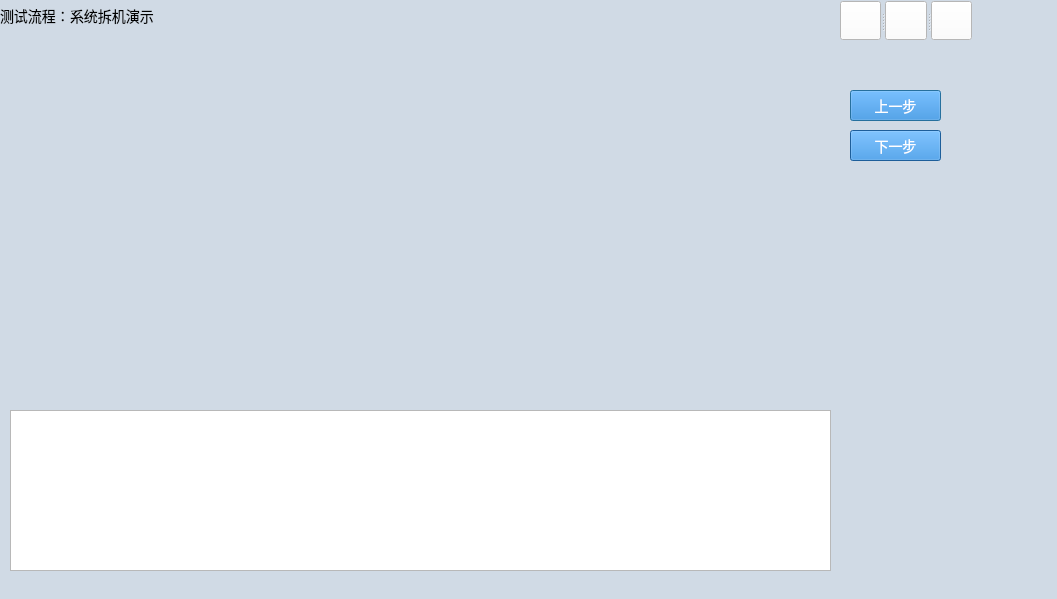
<?xml version="1.0" encoding="UTF-8"?>
<ui version="4.0">
 <class>Dialog</class>
 <widget class="QDialog" name="Dialog">
  <property name="geometry">
   <rect>
    <x>0</x>
    <y>0</y>
    <width>1057</width>
    <height>599</height>
   </rect>
  </property>
  <property name="font">
   <font>
    <family>Microsoft YaHei</family>
    <pointsize>14</pointsize>
   </font>
  </property>
  <property name="windowTitle">
   <string>Dialog</string>
  </property>
  <property name="styleSheet">
   <string notr="true">QDialog{
background-color:#D0DAE5;
}
QTextBrower{
background-color:#D0DAE5;
}

QHeaderView{
background-color:#D0DAE5;
}

QLabel{
font-size:14px;
font-family:Microsoft YaHei;
}

QPushButton{         /*按钮自适应拉伸背景*/
border-width: 2px 15px 2px 15px;
background-color:#2884D8;
color: #FFFFFF;
font-size:14px;
font-family:Microsoft YaHei;
}</string>
  </property>
  <widget class="QWidget" name="gridLayoutWidget">
   <property name="geometry">
    <rect>
     <x>0</x>
     <y>40</y>
     <width>1051</width>
     <height>551</height>
    </rect>
   </property>
   <layout class="QGridLayout" name="gridLayout">
    <property name="sizeConstraint">
     <enum>QLayout::SetDefaultConstraint</enum>
    </property>
    <item row="0" column="0">
     <widget class="QStackedWidget" name="stackedWidget">
      <property name="font">
       <font>
        <family>Microsoft YaHei</family>
        <pointsize>14</pointsize>
       </font>
      </property>
      <widget class="QWidget" name="page_disassemble">
       <widget class="QLabel" name="label_disassemble_imageview">
        <property name="geometry">
         <rect>
          <x>10</x>
          <y>10</y>
          <width>821</width>
          <height>341</height>
         </rect>
        </property>
        <property name="text">
         <string/>
        </property>
        <property name="textFormat">
         <enum>Qt::RichText</enum>
        </property>
        <property name="scaledContents">
         <bool>false</bool>
        </property>
        <property name="alignment">
         <set>Qt::AlignCenter</set>
        </property>
       </widget>
       <widget class="QPushButton" name="pushButton_disassemble_previous">
        <property name="geometry">
         <rect>
          <x>850</x>
          <y>50</y>
          <width>91</width>
          <height>31</height>
         </rect>
        </property>
        <property name="text">
         <string>上一步</string>
        </property>
       </widget>
       <widget class="QPushButton" name="pushButton_disassemble_next">
        <property name="geometry">
         <rect>
          <x>850</x>
          <y>90</y>
          <width>91</width>
          <height>31</height>
         </rect>
        </property>
        <property name="text">
         <string>下一步</string>
        </property>
       </widget>
       <widget class="QTextBrowser" name="textBrowser_disassemble">
        <property name="geometry">
         <rect>
          <x>10</x>
          <y>370</y>
          <width>821</width>
          <height>161</height>
         </rect>
        </property>
        <property name="font">
         <font>
          <family>Adobe Devanagari</family>
          <pointsize>12</pointsize>
         </font>
        </property>
       </widget>
      </widget>
      <widget class="QWidget" name="page_testdevice">
       <widget class="QLabel" name="label_testdevice_imageview">
        <property name="geometry">
         <rect>
          <x>10</x>
          <y>10</y>
          <width>821</width>
          <height>341</height>
         </rect>
        </property>
        <property name="text">
         <string/>
        </property>
        <property name="scaledContents">
         <bool>false</bool>
        </property>
        <property name="alignment">
         <set>Qt::AlignCenter</set>
        </property>
       </widget>
       <widget class="QPushButton" name="pushButton_testdevice_previous">
        <property name="geometry">
         <rect>
          <x>850</x>
          <y>50</y>
          <width>91</width>
          <height>31</height>
         </rect>
        </property>
        <property name="text">
         <string>上一步</string>
        </property>
       </widget>
       <widget class="QPushButton" name="pushButton_testdevice_next">
        <property name="geometry">
         <rect>
          <x>850</x>
          <y>90</y>
          <width>91</width>
          <height>31</height>
         </rect>
        </property>
        <property name="text">
         <string>下一步</string>
        </property>
       </widget>
       <widget class="QTextBrowser" name="textBrowser_testdevice">
        <property name="geometry">
         <rect>
          <x>10</x>
          <y>370</y>
          <width>821</width>
          <height>161</height>
         </rect>
        </property>
        <property name="font">
         <font>
          <family>Adobe Devanagari</family>
          <pointsize>12</pointsize>
         </font>
        </property>
       </widget>
      </widget>
      <widget class="QWidget" name="page_testexecute">
       <widget class="QPushButton" name="pushButton_testexecute_next">
        <property name="geometry">
         <rect>
          <x>100</x>
          <y>5</y>
          <width>81</width>
          <height>25</height>
         </rect>
        </property>
        <property name="text">
         <string>下一步</string>
        </property>
       </widget>
       <widget class="QPushButton" name="pushButton_testexecute_last">
        <property name="geometry">
         <rect>
          <x>10</x>
          <y>5</y>
          <width>81</width>
          <height>25</height>
         </rect>
        </property>
        <property name="text">
         <string>上一步</string>
        </property>
       </widget>
       <widget class="QStackedWidget" name="stackedWidget_testexecute">
        <property name="geometry">
         <rect>
          <x>10</x>
          <y>50</y>
          <width>1031</width>
          <height>471</height>
         </rect>
        </property>
        <property name="font">
         <font>
          <family>Adobe Devanagari</family>
          <pointsize>12</pointsize>
         </font>
        </property>
        <property name="currentIndex">
         <number>3</number>
        </property>
        <widget class="QWidget" name="testexecute_page1">
         <widget class="QLabel" name="testexecute_page1_label">
          <property name="geometry">
           <rect>
            <x>10</x>
            <y>0</y>
            <width>70</width>
            <height>20</height>
           </rect>
          </property>
          <property name="text">
           <string>保险丝测试</string>
          </property>
          <property name="alignment">
           <set>Qt::AlignCenter</set>
          </property>
         </widget>
         <widget class="QTextBrowser" name="testexecute_page1_textBrowser">
          <property name="geometry">
           <rect>
            <x>10</x>
            <y>40</y>
            <width>911</width>
            <height>371</height>
           </rect>
          </property>
          <property name="font">
           <font>
            <family>Adobe Devanagari</family>
            <pointsize>12</pointsize>
           </font>
          </property>
         </widget>
        </widget>
        <widget class="QWidget" name="testexecute_page2">
         <property name="font">
          <font>
           <family>Adobe Devanagari</family>
           <pointsize>12</pointsize>
          </font>
         </property>
         <widget class="QLabel" name="testexecute_page2_label">
          <property name="geometry">
           <rect>
            <x>10</x>
            <y>0</y>
            <width>84</width>
            <height>20</height>
           </rect>
          </property>
          <property name="font">
           <font>
            <family>Microsoft YaHei</family>
            <pointsize>-1</pointsize>
           </font>
          </property>
          <property name="text">
           <string>电源部分测试</string>
          </property>
          <property name="alignment">
           <set>Qt::AlignCenter</set>
          </property>
         </widget>
         <widget class="QTextBrowser" name="testexecute_page2_textBrowser">
          <property name="geometry">
           <rect>
            <x>10</x>
            <y>40</y>
            <width>911</width>
            <height>371</height>
           </rect>
          </property>
          <property name="font">
           <font>
            <family>Adobe Devanagari</family>
            <pointsize>12</pointsize>
           </font>
          </property>
         </widget>
        </widget>
        <widget class="QWidget" name="testexecute_page3">
         <widget class="QTextBrowser" name="testexecute_page3_textBrowser">
          <property name="geometry">
           <rect>
            <x>157</x>
            <y>80</y>
            <width>568</width>
            <height>331</height>
           </rect>
          </property>
         </widget>
         <widget class="QLabel" name="testexecute_page3_label_2">
          <property name="geometry">
           <rect>
            <x>10</x>
            <y>0</y>
            <width>153</width>
            <height>21</height>
           </rect>
          </property>
          <property name="font">
           <font>
            <family>Microsoft YaHei</family>
            <pointsize>-1</pointsize>
           </font>
          </property>
          <property name="text">
           <string>Ping测试</string>
          </property>
         </widget>
         <widget class="QSplitter" name="splitter_2">
          <property name="geometry">
           <rect>
            <x>160</x>
            <y>40</y>
            <width>561</width>
            <height>28</height>
           </rect>
          </property>
          <property name="orientation">
           <enum>Qt::Horizontal</enum>
          </property>
          <widget class="QLabel" name="testexecute_page3_label_3">
           <property name="font">
            <font>
             <family>Microsoft YaHei</family>
             <pointsize>-1</pointsize>
            </font>
           </property>
           <property name="text">
            <string>IP地址</string>
           </property>
          </widget>
          <widget class="QLineEdit" name="testexecute_page3_lineEdit"/>
          <widget class="QPushButton" name="testexecute_page3_pushButton">
           <property name="text">
            <string>ping</string>
           </property>
          </widget>
         </widget>
        </widget>
        <widget class="QWidget" name="testexecute_page4">
         <widget class="QGroupBox" name="groupBox_3">
          <property name="geometry">
           <rect>
            <x>20</x>
            <y>20</y>
            <width>191</width>
            <height>191</height>
           </rect>
          </property>
          <property name="font">
           <font>
            <family>Adobe Devanagari</family>
            <pointsize>9</pointsize>
           </font>
          </property>
          <property name="title">
           <string>交换机类型</string>
          </property>
          <widget class="QSplitter" name="splitter_5">
           <property name="geometry">
            <rect>
             <x>10</x>
             <y>20</y>
             <width>181</width>
             <height>161</height>
            </rect>
           </property>
           <property name="orientation">
            <enum>Qt::Vertical</enum>
           </property>
           <widget class="QListWidget" name="listWidget_2">
            <item>
             <property name="text">
              <string>ECOM-NS-2</string>
             </property>
            </item>
            <item>
             <property name="text">
              <string>其他交换机</string>
             </property>
            </item>
           </widget>
           <widget class="QSplitter" name="splitter_7">
            <property name="orientation">
             <enum>Qt::Horizontal</enum>
            </property>
            <widget class="QPushButton" name="testexecute_page4_pushButton_execute">
             <property name="text">
              <string>执行测试</string>
             </property>
            </widget>
            <widget class="QPushButton" name="testexecute_page4_pushButton_last">
             <property name="text">
              <string>上一步</string>
             </property>
            </widget>
            <widget class="QPushButton" name="testexecute_page4_pushButton_next">
             <property name="text">
              <string>下一步</string>
             </property>
            </widget>
           </widget>
          </widget>
         </widget>
         <widget class="QWidget" name="layoutWidget">
          <property name="geometry">
           <rect>
            <x>230</x>
            <y>30</y>
            <width>791</width>
            <height>235</height>
           </rect>
          </property>
          <layout class="QGridLayout" name="gridLayout_5">
           <item row="1" column="0">
            <widget class="QGroupBox" name="testexecute_page4_groupBox_ip_port2">
             <property name="font">
              <font>
               <family>Microsoft YaHei</family>
               <pointsize>9</pointsize>
              </font>
             </property>
             <property name="title">
              <string>IP误码仪测试端口2</string>
             </property>
             <layout class="QGridLayout" name="gridLayout_6">
              <item row="1" column="6">
               <widget class="QCheckBox" name="ip_port2_checkBox_lan15">
                <property name="font">
                 <font>
                  <family>Microsoft YaHei</family>
                  <pointsize>12</pointsize>
                 </font>
                </property>
                <property name="text">
                 <string>LAN15</string>
                </property>
               </widget>
              </item>
              <item row="0" column="2">
               <widget class="QCheckBox" name="ip_port2_checkBox_lan3">
                <property name="font">
                 <font>
                  <family>Microsoft YaHei</family>
                  <pointsize>12</pointsize>
                 </font>
                </property>
                <property name="text">
                 <string>LAN3</string>
                </property>
               </widget>
              </item>
              <item row="0" column="0">
               <widget class="QCheckBox" name="ip_port2_checkBox_lan1">
                <property name="font">
                 <font>
                  <family>Microsoft YaHei</family>
                  <pointsize>12</pointsize>
                 </font>
                </property>
                <property name="text">
                 <string>LAN1</string>
                </property>
               </widget>
              </item>
              <item row="0" column="4">
               <widget class="QCheckBox" name="ip_port2_checkBox_lan5">
                <property name="font">
                 <font>
                  <family>Microsoft YaHei</family>
                  <pointsize>12</pointsize>
                 </font>
                </property>
                <property name="text">
                 <string>LAN5</string>
                </property>
               </widget>
              </item>
              <item row="0" column="3">
               <widget class="QCheckBox" name="ip_port2_checkBox_lan4">
                <property name="font">
                 <font>
                  <family>Microsoft YaHei</family>
                  <pointsize>12</pointsize>
                 </font>
                </property>
                <property name="text">
                 <string>LAN4</string>
                </property>
               </widget>
              </item>
              <item row="1" column="7">
               <widget class="QCheckBox" name="ip_port2_checkBox_lan16">
                <property name="font">
                 <font>
                  <family>Microsoft YaHei</family>
                  <pointsize>12</pointsize>
                 </font>
                </property>
                <property name="text">
                 <string>LAN16</string>
                </property>
               </widget>
              </item>
              <item row="1" column="1">
               <widget class="QCheckBox" name="ip_port2_checkBox_lan10">
                <property name="font">
                 <font>
                  <family>Microsoft YaHei</family>
                  <pointsize>12</pointsize>
                 </font>
                </property>
                <property name="text">
                 <string>LAN10</string>
                </property>
               </widget>
              </item>
              <item row="0" column="5">
               <widget class="QCheckBox" name="ip_port2_checkBox_lan6">
                <property name="font">
                 <font>
                  <family>Microsoft YaHei</family>
                  <pointsize>12</pointsize>
                 </font>
                </property>
                <property name="text">
                 <string>LAN6</string>
                </property>
               </widget>
              </item>
              <item row="1" column="3">
               <widget class="QCheckBox" name="ip_port2_checkBox_lan12">
                <property name="font">
                 <font>
                  <family>Microsoft YaHei</family>
                  <pointsize>12</pointsize>
                 </font>
                </property>
                <property name="text">
                 <string>LAN12</string>
                </property>
               </widget>
              </item>
              <item row="1" column="5">
               <widget class="QCheckBox" name="ip_port2_checkBox_lan14">
                <property name="font">
                 <font>
                  <family>Microsoft YaHei</family>
                  <pointsize>12</pointsize>
                 </font>
                </property>
                <property name="text">
                 <string>LAN14</string>
                </property>
               </widget>
              </item>
              <item row="0" column="1">
               <widget class="QCheckBox" name="ip_port2_checkBox_lan2">
                <property name="font">
                 <font>
                  <family>Microsoft YaHei</family>
                  <pointsize>12</pointsize>
                 </font>
                </property>
                <property name="text">
                 <string>LAN2</string>
                </property>
               </widget>
              </item>
              <item row="0" column="6">
               <widget class="QCheckBox" name="ip_port2_checkBox_lan7">
                <property name="font">
                 <font>
                  <family>Microsoft YaHei</family>
                  <pointsize>12</pointsize>
                 </font>
                </property>
                <property name="text">
                 <string>LAN7</string>
                </property>
               </widget>
              </item>
              <item row="0" column="7">
               <widget class="QCheckBox" name="ip_port2_checkBox_lan8">
                <property name="font">
                 <font>
                  <family>Microsoft YaHei</family>
                  <pointsize>12</pointsize>
                 </font>
                </property>
                <property name="text">
                 <string>LAN8</string>
                </property>
               </widget>
              </item>
              <item row="1" column="0">
               <widget class="QCheckBox" name="ip_port2_checkBox_lan9">
                <property name="font">
                 <font>
                  <family>Microsoft YaHei</family>
                  <pointsize>12</pointsize>
                 </font>
                </property>
                <property name="text">
                 <string>LAN9</string>
                </property>
               </widget>
              </item>
              <item row="1" column="2">
               <widget class="QCheckBox" name="ip_port2_checkBox_lan11">
                <property name="font">
                 <font>
                  <family>Microsoft YaHei</family>
                  <pointsize>12</pointsize>
                 </font>
                </property>
                <property name="text">
                 <string>LAN11</string>
                </property>
               </widget>
              </item>
              <item row="1" column="4">
               <widget class="QCheckBox" name="ip_port2_checkBox_lan13">
                <property name="font">
                 <font>
                  <family>Microsoft YaHei</family>
                  <pointsize>12</pointsize>
                 </font>
                </property>
                <property name="text">
                 <string>LAN13</string>
                </property>
               </widget>
              </item>
             </layout>
            </widget>
           </item>
           <item row="0" column="0">
            <widget class="QGroupBox" name="testexecute_page4_groupBox_ip_port1">
             <property name="font">
              <font>
               <family>Microsoft YaHei</family>
               <pointsize>9</pointsize>
              </font>
             </property>
             <property name="title">
              <string>IP误码仪测试端口1</string>
             </property>
             <layout class="QGridLayout" name="gridLayout_7">
              <item row="0" column="0">
               <widget class="QCheckBox" name="ip_port1_checkBox_lan1">
                <property name="font">
                 <font>
                  <family>Microsoft YaHei</family>
                  <pointsize>12</pointsize>
                 </font>
                </property>
                <property name="text">
                 <string>LAN1</string>
                </property>
               </widget>
              </item>
              <item row="0" column="1">
               <widget class="QCheckBox" name="ip_port1_checkBox_lan2">
                <property name="font">
                 <font>
                  <family>Microsoft YaHei</family>
                  <pointsize>12</pointsize>
                 </font>
                </property>
                <property name="text">
                 <string>LAN2</string>
                </property>
               </widget>
              </item>
              <item row="0" column="2">
               <widget class="QCheckBox" name="ip_port1_checkBox_lan3">
                <property name="font">
                 <font>
                  <family>Microsoft YaHei</family>
                  <pointsize>12</pointsize>
                 </font>
                </property>
                <property name="text">
                 <string>LAN3</string>
                </property>
               </widget>
              </item>
              <item row="0" column="3">
               <widget class="QCheckBox" name="ip_port1_checkBox_lan4">
                <property name="font">
                 <font>
                  <family>Microsoft YaHei</family>
                  <pointsize>12</pointsize>
                 </font>
                </property>
                <property name="text">
                 <string>LAN4</string>
                </property>
               </widget>
              </item>
              <item row="0" column="4">
               <widget class="QCheckBox" name="ip_port1_checkBox_lan5">
                <property name="font">
                 <font>
                  <family>Microsoft YaHei</family>
                  <pointsize>12</pointsize>
                 </font>
                </property>
                <property name="text">
                 <string>LAN5</string>
                </property>
               </widget>
              </item>
              <item row="0" column="5">
               <widget class="QCheckBox" name="ip_port1_checkBox_lan6">
                <property name="font">
                 <font>
                  <family>Microsoft YaHei</family>
                  <pointsize>12</pointsize>
                 </font>
                </property>
                <property name="text">
                 <string>LAN6</string>
                </property>
               </widget>
              </item>
              <item row="0" column="6">
               <widget class="QCheckBox" name="ip_port1_checkBox_lan7">
                <property name="font">
                 <font>
                  <family>Microsoft YaHei</family>
                  <pointsize>12</pointsize>
                 </font>
                </property>
                <property name="text">
                 <string>LAN7</string>
                </property>
               </widget>
              </item>
              <item row="0" column="7">
               <widget class="QCheckBox" name="ip_port1_checkBox_lan8">
                <property name="font">
                 <font>
                  <family>Microsoft YaHei</family>
                  <pointsize>12</pointsize>
                 </font>
                </property>
                <property name="text">
                 <string>LAN8</string>
                </property>
               </widget>
              </item>
              <item row="1" column="0">
               <widget class="QCheckBox" name="ip_port1_checkBox_lan9">
                <property name="font">
                 <font>
                  <family>Microsoft YaHei</family>
                  <pointsize>12</pointsize>
                 </font>
                </property>
                <property name="text">
                 <string>LAN9</string>
                </property>
               </widget>
              </item>
              <item row="1" column="1">
               <widget class="QCheckBox" name="ip_port1_checkBox_lan10">
                <property name="font">
                 <font>
                  <family>Microsoft YaHei</family>
                  <pointsize>12</pointsize>
                 </font>
                </property>
                <property name="text">
                 <string>LAN10</string>
                </property>
               </widget>
              </item>
              <item row="1" column="2">
               <widget class="QCheckBox" name="ip_port1_checkBox_lan11">
                <property name="font">
                 <font>
                  <family>Microsoft YaHei</family>
                  <pointsize>12</pointsize>
                 </font>
                </property>
                <property name="text">
                 <string>LAN11</string>
                </property>
               </widget>
              </item>
              <item row="1" column="3">
               <widget class="QCheckBox" name="ip_port1_checkBox_lan12">
                <property name="font">
                 <font>
                  <family>Microsoft YaHei</family>
                  <pointsize>12</pointsize>
                 </font>
                </property>
                <property name="text">
                 <string>LAN12</string>
                </property>
               </widget>
              </item>
              <item row="1" column="4">
               <widget class="QCheckBox" name="ip_port1_checkBox_lan13">
                <property name="font">
                 <font>
                  <family>Microsoft YaHei</family>
                  <pointsize>12</pointsize>
                 </font>
                </property>
                <property name="text">
                 <string>LAN13</string>
                </property>
               </widget>
              </item>
              <item row="1" column="5">
               <widget class="QCheckBox" name="ip_port1_checkBox_lan14">
                <property name="font">
                 <font>
                  <family>Microsoft YaHei</family>
                  <pointsize>12</pointsize>
                 </font>
                </property>
                <property name="text">
                 <string>LAN14</string>
                </property>
               </widget>
              </item>
              <item row="1" column="6">
               <widget class="QCheckBox" name="ip_port1_checkBox_lan15">
                <property name="font">
                 <font>
                  <family>Microsoft YaHei</family>
                  <pointsize>12</pointsize>
                 </font>
                </property>
                <property name="text">
                 <string>LAN15</string>
                </property>
               </widget>
              </item>
              <item row="1" column="7">
               <widget class="QCheckBox" name="ip_port1_checkBox_lan16">
                <property name="font">
                 <font>
                  <family>Microsoft YaHei</family>
                  <pointsize>12</pointsize>
                 </font>
                </property>
                <property name="text">
                 <string>LAN16</string>
                </property>
               </widget>
              </item>
             </layout>
            </widget>
           </item>
          </layout>
         </widget>
         <widget class="QGroupBox" name="groupBox_4">
          <property name="geometry">
           <rect>
            <x>20</x>
            <y>270</y>
            <width>1001</width>
            <height>221</height>
           </rect>
          </property>
          <property name="font">
           <font>
            <family>Microsoft YaHei</family>
            <pointsize>12</pointsize>
           </font>
          </property>
          <property name="title">
           <string>测试说明</string>
          </property>
          <widget class="QTextBrowser" name="testexecute_page4_textBrowser">
           <property name="geometry">
            <rect>
             <x>10</x>
             <y>30</y>
             <width>901</width>
             <height>171</height>
            </rect>
           </property>
          </widget>
         </widget>
         <widget class="QLabel" name="testexecute_page4_label">
          <property name="geometry">
           <rect>
            <x>30</x>
            <y>0</y>
            <width>153</width>
            <height>17</height>
           </rect>
          </property>
          <property name="font">
           <font>
            <family>Microsoft YaHei</family>
            <pointsize>-1</pointsize>
           </font>
          </property>
          <property name="text">
           <string>IP误码仪测试以太网接口</string>
          </property>
         </widget>
        </widget>
       </widget>
       <widget class="QLabel" name="testexecute_page3_label">
        <property name="geometry">
         <rect>
          <x>350</x>
          <y>30</y>
          <width>153</width>
          <height>17</height>
         </rect>
        </property>
        <property name="font">
         <font>
          <family>Microsoft YaHei</family>
          <pointsize>-1</pointsize>
         </font>
        </property>
        <property name="text">
         <string>交换主控板测试</string>
        </property>
        <property name="alignment">
         <set>Qt::AlignCenter</set>
        </property>
       </widget>
      </widget>
      <widget class="QWidget" name="pageTestData">
       <widget class="QPushButton" name="pushButton_TestData_export">
        <property name="geometry">
         <rect>
          <x>860</x>
          <y>100</y>
          <width>111</width>
          <height>31</height>
         </rect>
        </property>
        <property name="text">
         <string>数据导出</string>
        </property>
       </widget>
       <widget class="QPushButton" name="pushButton_TestData_upload">
        <property name="geometry">
         <rect>
          <x>860</x>
          <y>150</y>
          <width>111</width>
          <height>31</height>
         </rect>
        </property>
        <property name="text">
         <string>数据上传</string>
        </property>
       </widget>
       <widget class="QTableWidget" name="test_data_tableWidget">
        <property name="geometry">
         <rect>
          <x>20</x>
          <y>80</y>
          <width>831</width>
          <height>411</height>
         </rect>
        </property>
        <property name="minimumSize">
         <size>
          <width>250</width>
          <height>0</height>
         </size>
        </property>
        <row>
         <property name="text">
          <string>1</string>
         </property>
        </row>
        <row>
         <property name="text">
          <string>2</string>
         </property>
        </row>
        <row>
         <property name="text">
          <string>3</string>
         </property>
        </row>
        <row>
         <property name="text">
          <string>4</string>
         </property>
        </row>
        <row>
         <property name="text">
          <string>5</string>
         </property>
        </row>
        <column>
         <property name="text">
          <string>交换机型号</string>
         </property>
        </column>
        <column>
         <property name="text">
          <string>Com1</string>
         </property>
        </column>
        <column>
         <property name="text">
          <string>Com2</string>
         </property>
        </column>
        <column>
         <property name="text">
          <string>测试指标</string>
         </property>
        </column>
        <column>
         <property name="text">
          <string>丢包数</string>
         </property>
        </column>
        <column>
         <property name="text">
          <string>测试结果</string>
         </property>
        </column>
        <column>
         <property name="text">
          <string/>
         </property>
        </column>
        <item row="0" column="0">
         <property name="text">
          <string>ECOM-NS-2</string>
         </property>
        </item>
        <item row="0" column="1">
         <property name="text">
          <string>LAN1</string>
         </property>
        </item>
        <item row="0" column="2">
         <property name="text">
          <string>LAN2</string>
         </property>
        </item>
        <item row="0" column="3">
         <property name="text">
          <string>流量带宽1000M，包长128bytes，测试时间60s</string>
         </property>
        </item>
        <item row="0" column="4">
         <property name="text">
          <string>10</string>
         </property>
        </item>
        <item row="0" column="5">
         <property name="text">
          <string>通过</string>
         </property>
        </item>
        <item row="1" column="0">
         <property name="text">
          <string>ECOM-NS-2</string>
         </property>
        </item>
        <item row="1" column="1">
         <property name="text">
          <string>LAN3</string>
         </property>
        </item>
        <item row="1" column="2">
         <property name="text">
          <string>LAN4</string>
         </property>
        </item>
        <item row="1" column="3">
         <property name="text">
          <string>流量带宽1000M，包长128bytes，测试时间60s</string>
         </property>
        </item>
        <item row="1" column="4">
         <property name="text">
          <string>103</string>
         </property>
        </item>
        <item row="1" column="5">
         <property name="text">
          <string>不通过</string>
         </property>
        </item>
        <item row="2" column="0">
         <property name="text">
          <string>ECOM-NS-2</string>
         </property>
        </item>
        <item row="2" column="1">
         <property name="text">
          <string>LAN6</string>
         </property>
        </item>
        <item row="2" column="2">
         <property name="text">
          <string>LAN7</string>
         </property>
        </item>
        <item row="2" column="3">
         <property name="text">
          <string>流量带宽1000M，包长128bytes，测试时间60s</string>
         </property>
        </item>
        <item row="2" column="4">
         <property name="text">
          <string>56</string>
         </property>
        </item>
        <item row="2" column="5">
         <property name="text">
          <string>通过</string>
         </property>
        </item>
        <item row="3" column="0">
         <property name="text">
          <string>ECOM-NS-2</string>
         </property>
        </item>
        <item row="3" column="1">
         <property name="text">
          <string>LAN8</string>
         </property>
        </item>
        <item row="3" column="2">
         <property name="text">
          <string>LAN9</string>
         </property>
        </item>
        <item row="3" column="3">
         <property name="text">
          <string>流量带宽1000M，包长128bytes，测试时间60s</string>
         </property>
        </item>
        <item row="3" column="4">
         <property name="text">
          <string>23</string>
         </property>
        </item>
        <item row="3" column="5">
         <property name="text">
          <string>通过</string>
         </property>
        </item>
        <item row="4" column="0">
         <property name="text">
          <string>ECOM-NS-2</string>
         </property>
        </item>
        <item row="4" column="1">
         <property name="text">
          <string>LAN10</string>
         </property>
        </item>
        <item row="4" column="2">
         <property name="text">
          <string>LAN11</string>
         </property>
        </item>
        <item row="4" column="3">
         <property name="text">
          <string>流量带宽1000M，包长128bytes，测试时间60s</string>
         </property>
        </item>
        <item row="4" column="4">
         <property name="text">
          <string>76</string>
         </property>
        </item>
        <item row="4" column="5">
         <property name="text">
          <string>通过</string>
         </property>
        </item>
       </widget>
       <widget class="QLabel" name="label_4">
        <property name="geometry">
         <rect>
          <x>390</x>
          <y>20</y>
          <width>84</width>
          <height>20</height>
         </rect>
        </property>
        <property name="text">
         <string>测试数据管理</string>
        </property>
        <property name="alignment">
         <set>Qt::AlignCenter</set>
        </property>
       </widget>
      </widget>
     </widget>
    </item>
   </layout>
  </widget>
  <widget class="QLabel" name="label_sytem_test_procedure_label">
   <property name="geometry">
    <rect>
     <x>70</x>
     <y>0</y>
     <width>191</width>
     <height>31</height>
    </rect>
   </property>
   <property name="text">
    <string>系统拆机演示</string>
   </property>
  </widget>
  <widget class="QLabel" name="label_label_sytem_test_procedure">
   <property name="geometry">
    <rect>
     <x>0</x>
     <y>0</y>
     <width>71</width>
     <height>31</height>
    </rect>
   </property>
   <property name="text">
    <string>测试流程：</string>
   </property>
  </widget>
  <widget class="QSplitter" name="splitter">
   <property name="geometry">
    <rect>
     <x>0</x>
     <y>0</y>
     <width>0</width>
     <height>0</height>
    </rect>
   </property>
   <property name="orientation">
    <enum>Qt::Horizontal</enum>
   </property>
  </widget>
  <widget class="QSplitter" name="splitter_4">
   <property name="geometry">
    <rect>
     <x>0</x>
     <y>0</y>
     <width>0</width>
     <height>0</height>
    </rect>
   </property>
   <property name="orientation">
    <enum>Qt::Horizontal</enum>
   </property>
  </widget>
  <widget class="QSplitter" name="splitter_3">
   <property name="geometry">
    <rect>
     <x>840</x>
     <y>1</y>
     <width>132</width>
     <height>39</height>
    </rect>
   </property>
   <property name="orientation">
    <enum>Qt::Horizontal</enum>
   </property>
   <widget class="QPushButton" name="pushButton_last">
    <property name="styleSheet">
     <string notr="true">background-color:rgb(255, 255, 255);
</string>
    </property>
    <property name="text">
     <string/>
    </property>
    <property name="icon">
     <iconset>
      <normaloff>:/newPrefix/icon/last4.ico</normaloff>:/newPrefix/icon/last4.ico</iconset>
    </property>
    <property name="iconSize">
     <size>
      <width>32</width>
      <height>31</height>
     </size>
    </property>
   </widget>
   <widget class="QPushButton" name="pushButton_next">
    <property name="styleSheet">
     <string notr="true">background-color:rgb(255, 255, 255);</string>
    </property>
    <property name="text">
     <string/>
    </property>
    <property name="icon">
     <iconset>
      <normaloff>:/newPrefix/icon/next4.ico</normaloff>:/newPrefix/icon/next4.ico</iconset>
    </property>
    <property name="iconSize">
     <size>
      <width>32</width>
      <height>31</height>
     </size>
    </property>
   </widget>
   <widget class="QPushButton" name="pushButton_close">
    <property name="styleSheet">
     <string notr="true">background-color:rgb(255, 255, 255);</string>
    </property>
    <property name="text">
     <string/>
    </property>
    <property name="icon">
     <iconset>
      <normaloff>:/newPrefix/icon/close4.ico</normaloff>:/newPrefix/icon/close4.ico</iconset>
    </property>
    <property name="iconSize">
     <size>
      <width>32</width>
      <height>31</height>
     </size>
    </property>
   </widget>
  </widget>
 </widget>
 <resources>
  <include location="iconQrc.qrc"/>
 </resources>
 <connections/>
</ui>
